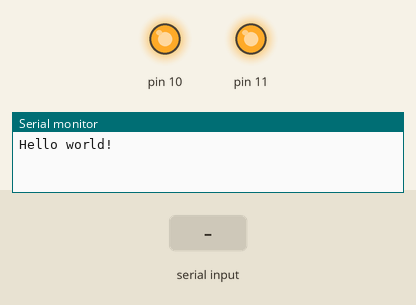
A sketch run on a simulated Arduino Uno, built with avr-gcc and run on an emulated ATmega328P. On the bench: output pins drawn as LEDs (lit = HIGH), the last lines printed to the serial monitor. The test bench sets the inputs (shaded band).

Above: at 1.2 s.
1.3 s: "90,45\n" received over Serial
At 2.4 s:
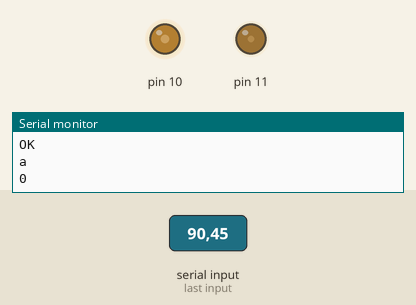
Timing chart, 0 to 4.3 s (numbered marks = the images above; inputs shaded):
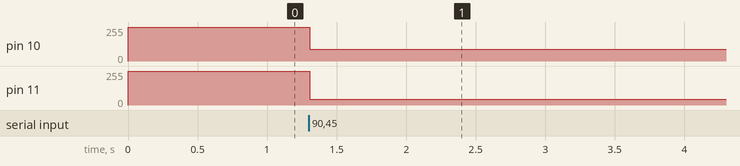

The sketch:

serial.ino
```cpp
void setup()                    // run once, when the sketch starts
{
  Serial.begin(9600);           // set up Serial library at 9600 bps
  Serial.println("Hello world!");  // prints hello with ending line break
  pinMode(10, OUTPUT);
  pinMode(11, OUTPUT);
  analogWrite(10, 255);
  analogWrite(11, 255);
}

void loop()
{
  int first;
  int second;
  while (Serial.available() > 0) {
      Serial.println("a");
    first = Serial.parseInt();
      Serial.println(first);
    second = Serial.parseInt();
      Serial.println(second);
      Serial.println("b");
    //while (Serial.read() != '\n');
    //if (Serial.read() == '\n') {
    if (first > 0 && second > 0) {
      first = constrain(first, 0, 255);
      second = constrain(second, 0, 255);
      analogWrite(10, first);
      analogWrite(11, second);
      Serial.println("OK");
    }
  }
}
```

Measured:
- after the input at 1.3 s, pin 10: 255/255 → 90/255 at once; pin 11: 255/255 → 45/255 at once
